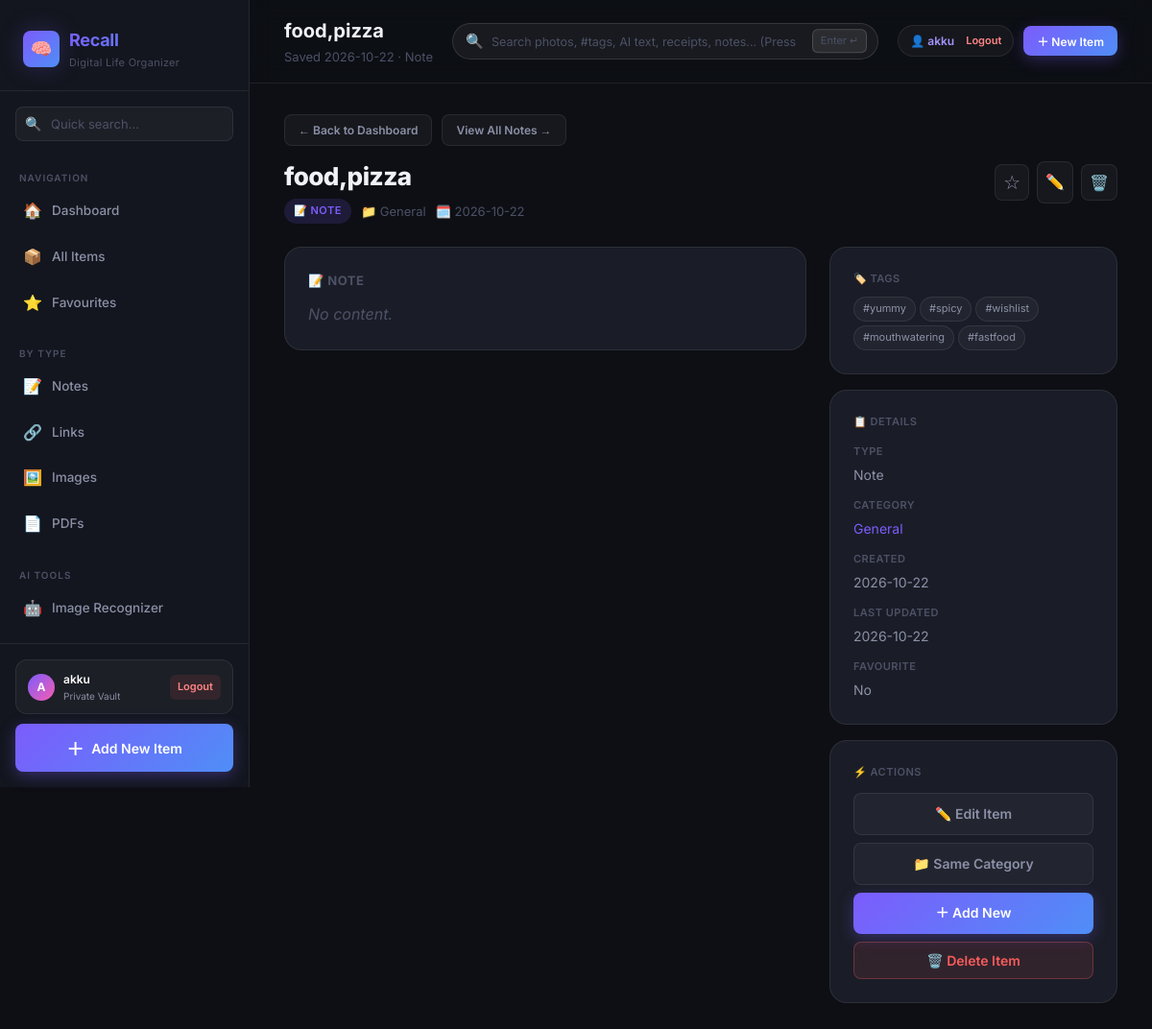
/item/65e0d612-1386-4a1f-986a-487d74251977 (signed in), run on the app's committed database.
### tables this page shows
CREATE TABLE users (
            id            TEXT PRIMARY KEY,
            email         TEXT UNIQUE NOT NULL,
            username      TEXT NOT NULL,
            password_hash TEXT NOT NULL,
            created_at    TEXT NOT NULL
        );

CREATE TABLE items (
            id          TEXT PRIMARY KEY,
            type        TEXT NOT NULL,           -- 'note' | 'link' | 'image' | 'pdf'
            title       TEXT NOT NULL,
            description TEXT,
            content     TEXT,                   -- note text or extracted text
            url         TEXT,                   -- for links
            filename    TEXT,                   -- for files
            tags        TEXT DEFAULT '[]',      -- JSON array
            category    TEXT DEFAULT 'General',
            favourite   INTEGER DEFAULT 0,
            created_at  TEXT NOT NULL,
            updated_at  TEXT NOT NULL
        , subcategory TEXT DEFAULT '', entities TEXT DEFAULT '{}', content_hash TEXT DEFAULT '', user_id TEXT DEFAULT '');

### app.py (the view)
@app.route("/item/<item_id>")
def view_item(item_id):
    user_id = session.get("user_id")
    conn = get_db()
    row  = conn.execute("SELECT * FROM items WHERE id=? AND user_id=?", (item_id, user_id)).fetchone()
    conn.close()
    if not row:
        abort(404)
    item = row_to_dict(row)
    return render_template("view.html", item=item)

### app.py (called while the page is built)
@app.after_request
def add_cache_control_headers(response):
    if response.content_type and "text/html" in response.content_type:
        response.headers["Cache-Control"] = "no-cache, no-store, must-revalidate, max-age=0, post-check=0, pre-check=0"
        response.headers["Pragma"] = "no-cache"
        response.headers["Expires"] = "-1"
    return response

def get_current_user():
    user_id = session.get("user_id")
    if not user_id:
        return None
    conn = get_db()
    row = conn.execute("SELECT id, email, username, created_at FROM users WHERE id=?", (user_id,)).fetchone()
    conn.close()
    return dict(row) if row else None

@app.context_processor
def inject_user():
    return {"current_user": get_current_user()}

@app.before_request
def require_login():
    endpoint = request.endpoint
    if not endpoint:
        return None
    if endpoint in EXEMPT_ENDPOINTS or endpoint.startswith("static"):
        return None
    user = get_current_user()
    if not user:
        session.clear()
        if request.path.startswith("/api/"):
            return jsonify({"error": "Unauthorized"}), 401
        return redirect(url_for("login", next=request.full_path if request.method == "GET" else None))

### db.py (called while the page is built)
def get_db():
    conn = sqlite3.connect(DB_PATH)
    conn.row_factory = sqlite3.Row
    return conn

def row_to_dict(row):
    if row is None:
        return None
    d = dict(row)
    try:
        raw_tags = d.get('tags')
        if isinstance(raw_tags, str):
            d['tags'] = json.loads(raw_tags or '[]')
        elif not isinstance(raw_tags, list):
            d['tags'] = []
    except Exception:
        d['tags'] = []
    try:
        raw_entities = d.get('entities')
        if isinstance(raw_entities, str):
            d['entities'] = json.loads(raw_entities or '{}')
        elif not isinstance(raw_entities, dict):
            d['entities'] = {}
    except Exception:
        d['entities'] = {}
    return d

### templates/view.html (shortened to what this page needs)
{% extends "base.html" %}
{% set TYPE_ICONS = {'note': '📝', 'link': '🔗', 'image': '🖼️', 'pdf': '📄'} %}
{% block page_title %}{{ item.title }}{% endblock %}
{% block page_subtitle %}Saved {{ item.created_at[:10] }} · {{ item.type|capitalize }}{% endblock %}
{% block content %}
<div style="display:flex;align-items:center;gap:10px;margin-bottom:16px;">
  <a href="{{ url_for('index') }}" class="btn btn-secondary btn-sm" style="font-size:12px;padding:6px 14px;">
    ← Back to Dashboard
  </a>
  <a href="{{ url_for('items', type=item.type) }}" class="btn btn-secondary btn-sm" style="font-size:12px;padding:6px 14px;">
    View All {{ item.type|capitalize }}s →
  </a>
</div>
<div class="view-header mb-24">
  <div class="view-title-section">
    <div class="view-title">{{ item.title }}</div>
    <div class="view-meta">
      <span class="item-type-badge badge-{{ item.type }}">
        {{ TYPE_ICONS.get(item.type, '📌') }} {{ item.type }}
      </span>
      <span>📁 {{ item.category }}{% if item.subcategory %} <span style="color:var(--text-muted);">›</span> <strong style="color:var(--accent-purple);">{{ item.subcategory }}</strong>{% endif %}</span>
      <span>🗓️ {{ item.created_at[:10] }}</span>
    </div>
  </div>
  <div class="view-actions" style="flex-wrap:wrap;">
    <button class="fav-star {% if item.favourite %}active{% endif %} btn-icon"
            data-item-id="{{ item.id }}"
            title="Toggle favourite"
            style="font-size:20px;">
      {% if item.favourite %}⭐{% else %}☆{% endif %}
    </button>
    <a href="{{ url_for('edit_item', item_id=item.id) }}" class="btn-icon" title="Edit">✏️</a>
    <form method="POST" action="{{ url_for('delete_item', item_id=item.id) }}" id="deleteFormSide">
      <button type="button" class="btn-icon delete-trigger"
              data-form-id="deleteFormSide" title="Delete" style="color:#f75c5c;">🗑️</button>
    </form>
  </div>
</div>
{% set ents = item.entities or {} %}
<div class="view-body">
  <div>
    {% if item.type == 'note' %}
    <div class="content-box">
      <h3 style="font-size:13px;color:var(--text-muted);margin-bottom:12px;text-transform:uppercase;letter-spacing:0.5px;">📝 Note</h3>
      {% if item.content %}
      <pre>{{ item.content }}</pre>
      {% else %}
      <p style="color:var(--text-muted);font-style:italic;">No content.</p>
      {% endif %}
    </div>
    {% endif %}
  </div>
  <div class="detail-panel">
    {% if item.tags %}
    <div class="content-box card-sm">
      <div class="detail-key" style="margin-bottom:10px;">🏷️ Tags</div>
      <div class="item-tags">
        {% for tag in item.tags %}
        <a href="{{ url_for('items') }}?q={{ tag|urlencode }}" class="tag-chip" style="text-decoration:none;">
          #{{ tag }}
        </a>
        {% endfor %}
      </div>
    </div>
    {% endif %}
    <div class="content-box card-sm">
      <div class="detail-key" style="margin-bottom:14px;">📋 Details</div>
      <div style="display:flex;flex-direction:column;gap:12px;">
        <div class="detail-row">
          <span class="detail-key">Type</span>
          <span class="detail-val">{{ item.type|capitalize }}</span>
        </div>
        <div class="detail-row">
          <span class="detail-key">Category</span>
          <span class="detail-val">
            <a href="{{ url_for('items') }}?category={{ item.category|urlencode }}"
               style="color:var(--accent-purple);">{{ item.category }}</a>
          </span>
        </div>
        <div class="detail-row">
          <span class="detail-key">Created</span>
          <span class="detail-val">{{ item.created_at[:10] }}</span>
        </div>
        <div class="detail-row">
          <span class="detail-key">Last Updated</span>
          <span class="detail-val">{{ item.updated_at[:10] }}</span>
        </div>
        <div class="detail-row">
          <span class="detail-key">Favourite</span>
          <span class="detail-val">{% if item.favourite %}⭐ Yes{% else %}No{% endif %}</span>
        </div>
      </div>
    </div>
    <div class="content-box card-sm">
      <div class="detail-key" style="margin-bottom:12px;">⚡ Actions</div>
      <div style="display:flex;flex-direction:column;gap:8px;">
        <a href="{{ url_for('edit_item', item_id=item.id) }}" class="btn btn-secondary" style="justify-content:center;">
          ✏️ Edit Item
        </a>
        <a href="{{ url_for('items') }}?category={{ item.category|urlencode }}"
           class="btn btn-secondary" style="justify-content:center;">
          📁 Same Category
        </a>
        <a href="{{ url_for('add') }}" class="btn btn-primary" style="justify-content:center;">
          ＋ Add New
        </a>
        <form method="POST" action="{{ url_for('delete_item', item_id=item.id) }}" id="deleteFormPanel">
          <button type="button" class="btn btn-danger delete-trigger w-full"
                  data-form-id="deleteFormPanel" style="justify-content:center;">
            🗑️ Delete Item
          </button>
        </form>
      </div>
    </div>
  </div>
</div>
{% endblock %}

### templates/base.html (shortened to what this page needs)
<!DOCTYPE html>
<html lang="en">
<head>
  <link rel="stylesheet" href="{{ url_for('static', filename='css/style.css') }}?v=3.0"/>
</head>
<body>
<aside class="sidebar" id="sidebar">
  <div class="sidebar-logo">
    <div class="logo-mark">
      <div class="logo-icon">🧠</div>
      <div class="logo-text">
        <h1>Recall</h1>
        <p>Digital Life Organizer</p>
      </div>
    </div>
  </div>
  <div class="sidebar-search">
    <div class="sidebar-search-box" style="position:relative;">
      <span class="search-icon">🔍</span>
      <input type="text" id="sidebarSearch" placeholder="Quick search…" autocomplete="off"/>
    </div>
  </div>
  <nav class="sidebar-nav">
    <p class="nav-section-label">Navigation</p>
    <a href="{{ url_for('index') }}" class="nav-item {% if request.endpoint == 'index' %}active{% endif %}">
      <span class="nav-icon">🏠</span> Dashboard
    </a>
    <a href="{{ url_for('items') }}" class="nav-item {% if request.endpoint == 'items' and not request.args.get('type') and not request.args.get('favourites') %}active{% endif %}">
      <span class="nav-icon">📦</span> All Items
    </a>
    <a href="{{ url_for('items') }}?favourites=1" class="nav-item {% if request.args.get('favourites') == '1' %}active{% endif %}">
      <span class="nav-icon">⭐</span> Favourites
    </a>
    <p class="nav-section-label" style="margin-top:12px;">By Type</p>
    <a href="{{ url_for('items') }}?type=note" class="nav-item {% if request.args.get('type') == 'note' %}active{% endif %}">
      <span class="nav-icon">📝</span> Notes
    </a>
    <a href="{{ url_for('items') }}?type=link" class="nav-item {% if request.args.get('type') == 'link' %}active{% endif %}">
      <span class="nav-icon">🔗</span> Links
    </a>
    <a href="{{ url_for('items') }}?type=image" class="nav-item {% if request.args.get('type') == 'image' %}active{% endif %}">
      <span class="nav-icon">🖼️</span> Images
    </a>
    <a href="{{ url_for('items') }}?type=pdf" class="nav-item {% if request.args.get('type') == 'pdf' %}active{% endif %}">
      <span class="nav-icon">📄</span> PDFs
    </a>
    <p class="nav-section-label" style="margin-top:12px;">AI Tools</p>
    <a href="{{ url_for('recognise') }}" class="nav-item {% if request.endpoint in ['recognise', 'recognize'] %}active{% endif %}">
      <span class="nav-icon">🤖</span> Image Recognizer
    </a>
  </nav>
  <div class="sidebar-footer">
    {% if current_user %}
    <div style="padding:10px 12px;margin-bottom:10px;background:rgba(255,255,255,0.04);border:1px solid rgba(255,255,255,0.08);border-radius:12px;display:flex;align-items:center;justify-content:space-between;">
      <div style="display:flex;align-items:center;gap:9px;overflow:hidden;">
        <div style="width:28px;height:28px;border-radius:50%;background:linear-gradient(135deg,#7c5cfc,#f75cb2);display:flex;align-items:center;justify-content:center;font-weight:700;font-size:12px;color:#fff;flex-shrink:0;">
          {{ (current_user.username[0] if current_user.username else 'U')|upper }}
        </div>
        <div style="overflow:hidden;">
          <div style="font-size:12px;font-weight:600;color:#fff;white-space:nowrap;overflow:hidden;text-overflow:ellipsis;">
            {{ current_user.username }}
          </div>
          <div style="font-size:10px;color:#8f8ba3;">Private Vault</div>
        </div>
      </div>
      <a href="{{ url_for('logout') }}" title="Sign Out" style="color:#ff8585;text-decoration:none;font-size:11px;padding:4px 8px;background:rgba(247,92,92,0.1);border-radius:6px;font-weight:600;">
        Logout
      </a>
    </div>
    {% endif %}
    <button type="button" class="add-btn" onclick="openQuickAdd()" style="width:100%;border:none;cursor:pointer;">
      <span style="font-size:18px;">＋</span> Add New Item
    </button>
  </div>
</aside>
<div class="main-wrap">
  <header class="topbar">
    <div style="flex-shrink:0;">
      <div class="topbar-title">{% block page_title %}Recall{% endblock %}</div>
      <div class="topbar-subtitle">{% block page_subtitle %}Your digital memory{% endblock %}</div>
    </div>
    <div class="topbar-search-wrap">
      <form action="{{ url_for('items') }}" method="GET" class="topbar-search-form" id="topSearchForm">
        <span class="top-search-icon">🔍</span>
        <input type="text"
               name="q"
               id="globalTopSearch"
               class="topbar-search-input"
               placeholder="Search photos, #tags, AI text, receipts, notes... (Press Enter)"
               autocomplete="off"
               value="{{ query if query is defined else request.args.get('q', '') }}"/>
        <kbd class="top-search-kbd">Enter ↵</kbd>
      </form>
    </div>
    <div class="topbar-actions" style="flex-shrink:0;display:flex;align-items:center;gap:10px;">
      {% if current_user %}
      <div style="display:inline-flex;align-items:center;gap:8px;padding:6px 12px;background:rgba(255,255,255,0.04);border:1px solid rgba(255,255,255,0.08);border-radius:20px;font-size:12px;">
        <span style="color:#a594fd;font-weight:600;">👤 {{ current_user.username }}</span>
        <a href="{{ url_for('logout') }}" style="color:#ff8585;text-decoration:none;font-size:11px;font-weight:600;margin-left:4px;" title="Sign out">Logout</a>
      </div>
      {% endif %}
      {% block topbar_actions %}
      <button type="button" class="btn btn-primary btn-sm" onclick="openQuickAdd()" id="topbarAddBtn">
        ＋ New Item
      </button>
      {% endblock %}
    </div>
  </header>
  <main class="main-content fade-in">
    {% block content %}{% endblock %}
  </main>
</div>
</body>
</html>

### data on the page
users: username "A", username "akku"
items: title "food,pizza", created_at "2026-10-22", type "Note", get "📝", type "NOTE", category "General", updated_at "2026-10-22"

### other printed values
{{ tag }} "yummy" "spicy" "wishlist" "mouthwatering" "fastfood"
